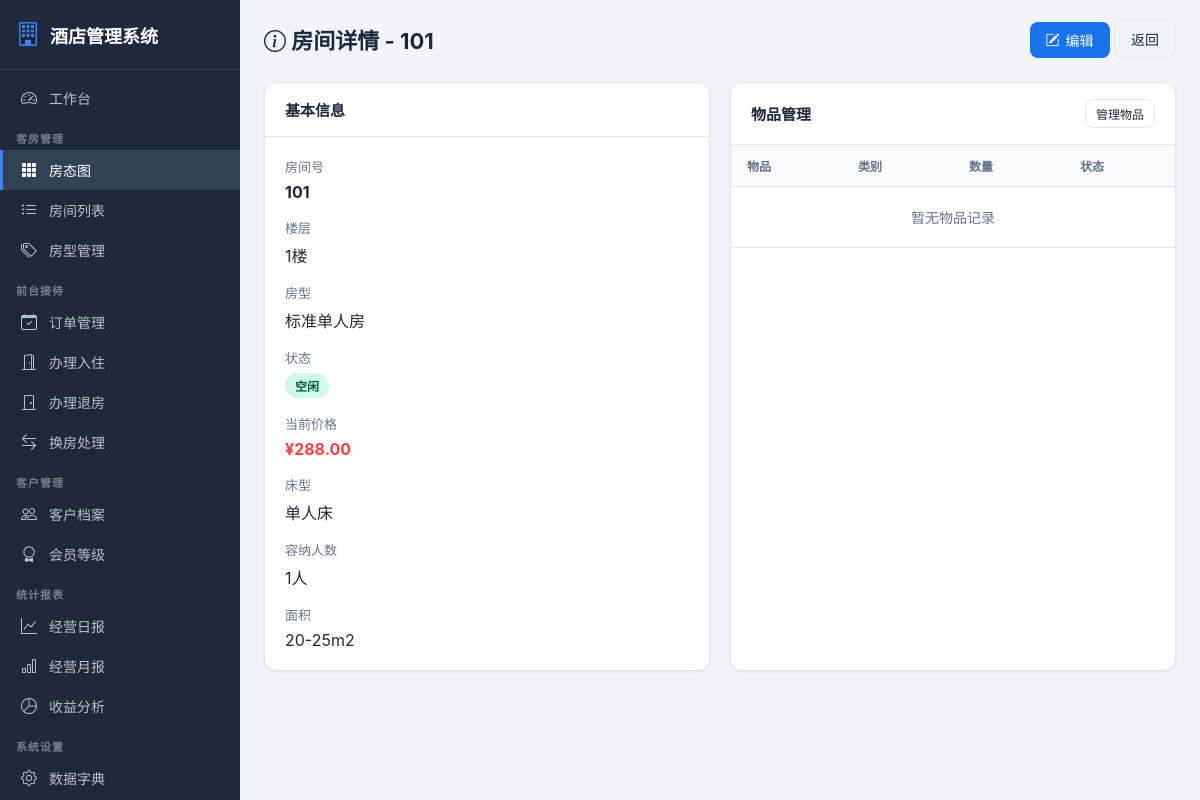
The app's page /rooms/1/ (signed in) with its own data.
### rooms/models.py (models this page shows, shortened)
class Room(models.Model):
    STATUS_CHOICES = [
        ("available", "空闲"),
        ("occupied", "住人"),
        ("reserved", "预定"),
        ("dirty", "脏房"),
        ("maintenance", "维修"),
    ]
    room_number = models.CharField(verbose_name="房间号", max_length=20, unique=True)
    floor = models.IntegerField(verbose_name="楼层", default=1)
    room_type = models.ForeignKey(RoomType, on_delete=models.CASCADE, verbose_name="房型")
    status = models.CharField(verbose_name="状态", max_length=20, choices=STATUS_CHOICES, default="available")
    price_override = models.DecimalField(verbose_name="价格覆盖", max_digits=10, decimal_places=2, default=0, help_text="0表示使用房型默认价格")
    notes = models.TextField(verbose_name="备注", blank=True)
    created_at = models.DateTimeField(verbose_name="创建时间", auto_now_add=True)
    class Meta:
        verbose_name = "房间"
        verbose_name_plural = "房间管理"
    def current_price(self):
        if self.price_override > 0:
            return self.price_override
        return self.room_type.base_price

class RoomType(models.Model):
    name = models.CharField(verbose_name="房型名称", max_length=50, unique=True)
    code = models.CharField(verbose_name="房型代码", max_length=20, unique=True)
    description = models.TextField(verbose_name="描述", blank=True)
    base_price = models.DecimalField(verbose_name="基础价格", max_digits=10, decimal_places=2)
    weekend_price = models.DecimalField(verbose_name="周末价格", max_digits=10, decimal_places=2, default=0)
    holiday_price = models.DecimalField(verbose_name="节假日价格", max_digits=10, decimal_places=2, default=0)
    capacity = models.IntegerField(verbose_name="容纳人数", default=2)
    bed_type = models.CharField(verbose_name="床型", max_length=50, default="大床")
    area = models.CharField(verbose_name="面积", max_length=20, blank=True)
    amenities = models.TextField(verbose_name="设施", blank=True)
    created_at = models.DateTimeField(verbose_name="创建时间", auto_now_add=True)
    class Meta:
        verbose_name = "房型"
        verbose_name_plural = "房型管理"

### rooms/views.py (the view)
# urls.py: path("<int:pk>/", views.room_detail, name="room_detail"),
@login_required
def room_detail(request, pk):
    room = get_object_or_404(Room.objects.select_related("room_type").prefetch_related("items"), pk=pk)
    return render(request, "rooms/room_detail.html", {"room": room})

### rooms/templates/rooms/room_detail.html (shortened to what this page needs)
{% extends 'base.html' %}
{% block content %}
<div class="page-header">
    <h1><i class="bi bi-info-circle"></i> 房间详情 - {{ room.room_number }}</h1>
    <div>
        <a href="{% url 'rooms:room_edit' room.pk %}" class="btn btn-primary"><i class="bi bi-pencil-square"></i> 编辑</a>
        <a href="{% url 'rooms:room_grid' %}" class="btn btn-outline">返回</a>
    </div>
</div>
<div class="grid-2">
    <div class="card">
        <div class="card-header">基本信息</div>
        <div class="card-body">
            <div class="form-row">
                <div><label class="form-label">房间号</label><p><strong>{{ room.room_number }}</strong></p></div>
                <div><label class="form-label">楼层</label><p>{{ room.floor }}楼</p></div>
                <div><label class="form-label">房型</label><p>{{ room.room_type.name }}</p></div>
                <div><label class="form-label">状态</label><p><span class="badge {% if room.status == 'available' %}badge-success{% elif room.status == 'occupied' %}badge-info{% elif room.status == 'reserved' %}badge-warning{% elif room.status == 'dirty' %}badge-danger{% else %}badge-gray{% endif %}">{{ room.get_status_display }}</span></p></div>
                <div><label class="form-label">当前价格</label><p><strong style="color:var(--danger)">¥{{ room.current_price }}</strong></p></div>
                <div><label class="form-label">床型</label><p>{{ room.room_type.bed_type }}</p></div>
                <div><label class="form-label">容纳人数</label><p>{{ room.room_type.capacity }}人</p></div>
                <div><label class="form-label">面积</label><p>{{ room.room_type.area|default:"-" }}</p></div>
            </div>
        </div>
    </div>
    <div class="card">
        <div class="card-header">
            <span>物品管理</span>
            <a href="{% url 'rooms:room_item_manage' room.pk %}" class="btn btn-outline btn-sm">管理物品</a>
        </div>
        <div class="card-body" style="padding:0">
            <table class="table">
                <thead><tr><th>物品</th><th>类别</th><th>数量</th><th>状态</th></tr></thead>
                <tbody>
                    {% for item in room.items.all %}
                    <tr>
                        <td>{{ item.name }}</td><td>{{ item.category }}</td>
                        <td>{{ item.quantity }}</td>
                        <td><span class="badge {% if item.status == 'good' %}badge-success{% elif item.status == 'damaged' %}badge-warning{% else %}badge-danger{% endif %}">{{ item.get_status_display }}</span></td>
                    </tr>
                    {% empty %}
                    <tr><td colspan="4" style="text-align:center;color:var(--text-light);padding:20px">暂无物品记录</td></tr>
                    {% endfor %}
                </tbody>
            </table>
        </div>
    </div>
</div>
{% endblock %}

### static/css/style.css (style rules this page uses)
:root { --primary: #1a73e8; --primary-dark: #1557b0; --sidebar-bg: #1e293b; --sidebar-hover: #334155; --bg: #f1f5f9; --card-bg: #ffffff; --text: #1e293b; --text-light: #64748b; --border: #e2e8f0; --success: #10b981; --warning: #f59e0b; --danger: #ef4444; --info: #3b82f6; }
* { margin: 0; padding: 0; box-sizing: border-box; }
body { font-family: -apple-system, BlinkMacSystemFont, "Segoe UI", Roboto, "PingFang SC", "Microsoft YaHei", sans-serif; background: var(--bg); color: var(--text); display: flex; min-height: 100vh; }
.page-header { display: flex; justify-content: space-between; align-items: center; margin-bottom: 24px; }
.page-header h1 { font-size: 22px; font-weight: 700; }
.card { background: var(--card-bg); border-radius: 12px; box-shadow: 0 1px 3px rgba(0,0,0,0.06); border: 1px solid var(--border); margin-bottom: 16px; }
.card-header { padding: 16px 20px; border-bottom: 1px solid var(--border); font-weight: 600; font-size: 15px; display: flex; justify-content: space-between; align-items: center; }
.card-body { padding: 20px; }
.table { width: 100%; border-collapse: collapse; }
.table th { text-align: left; padding: 12px 16px; font-size: 12px; font-weight: 600; text-transform: uppercase; color: var(--text-light); background: #f8fafc; border-bottom: 1px solid var(--border); }
.table td { padding: 12px 16px; border-bottom: 1px solid var(--border); font-size: 14px; }
.badge { display: inline-block; padding: 4px 10px; border-radius: 20px; font-size: 12px; font-weight: 600; }
.badge-success { background: #d1fae5; color: #065f46; }
.btn { display: inline-flex; align-items: center; gap: 6px; padding: 8px 16px; border-radius: 8px; font-size: 14px; font-weight: 500; border: none; cursor: pointer; text-decoration: none; transition: all 0.15s; }
.btn-primary { background: var(--primary); color: #fff; }
.btn-outline { background: transparent; border: 1px solid var(--border); color: var(--text); }
.btn-sm { padding: 5px 10px; font-size: 12px; }
.form-label { display: block; margin-bottom: 6px; font-size: 13px; font-weight: 500; color: var(--text-light); }
.form-row { display: grid; grid-template-columns: repeat(auto-fit, minmax(200px, 1fr)); gap: 16px; }
.grid-2 { display: grid; grid-template-columns: 1fr 1fr; gap: 20px; }

### records on screen
Room: room_number "101", floor "1", room_type.name "标准单人房", status "空闲", current_price "288.00", room_type.bed_type "单人床", room_type.capacity "1", room_type.area "20-25m2"
